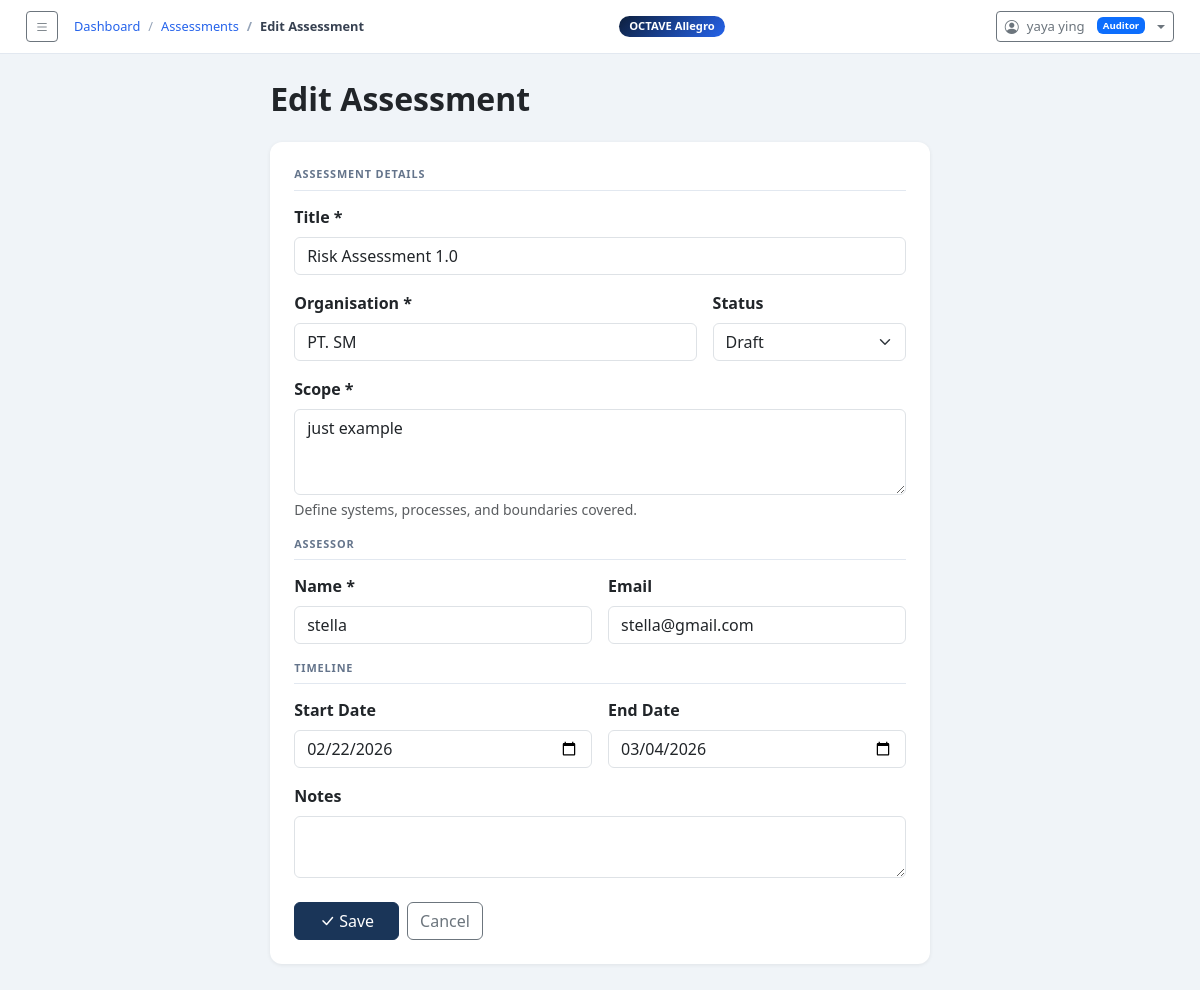
The page /assessments/1/edit/ (signed in) on the database its author committed.
### octave_app/models.py (models this page shows, shortened)
class Assessment(models.Model):
    STATUS_CHOICES = [
        ('draft',       'Draft'),
        ('in_progress', 'In Progress'),
        ('completed',   'Completed'),
    ]
    owner            = models.ForeignKey(User, on_delete=models.SET_NULL, null=True, blank=True,
                           related_name='assessments',
                           help_text='Auditor responsible for this assessment.')
    assigned_auditee = models.ForeignKey(User, on_delete=models.SET_NULL, null=True, blank=True,
                           related_name='assigned_assessments',
                           help_text='Auditee organization being assessed.')
    title          = models.CharField(max_length=255)
    organization   = models.CharField(max_length=255)
    scope          = models.TextField(help_text='Describe the scope and boundaries of this assessment.')
    assessor_name  = models.CharField(max_length=255)
    assessor_email = models.EmailField(blank=True)
    start_date     = models.DateField(default=timezone.now)
    end_date       = models.DateField(null=True, blank=True)
    status         = models.CharField(max_length=20, choices=STATUS_CHOICES, default='draft')
    notes          = models.TextField(blank=True)
    created_at     = models.DateTimeField(default=timezone.now)
    updated_at     = models.DateTimeField(auto_now=True)
    class Meta:
        ordering = ['-created_at']

### octave_app/views.py (the view)
# urls.py: path('assessments/<int:pk>/edit/',            views.assessment_update,  name='assessment_update'),
@login_required
@auditor_required
def assessment_update(request, pk):
    a = get_object_or_404(Assessment, pk=pk, owner=request.user)
    form = AssessmentForm(request.POST or None, instance=a)
    if form.is_valid():
        form.save()
        messages.success(request, 'Assessment updated.')
        return redirect('assessment_detail', pk=pk)
    return render(request, 'octave_app/assessment_form.html',
                  {'form': form, 'page_title': 'Edit Assessment', 'btn': 'Save', 'assessment': a})

### octave_app/forms.py
class AssessmentForm(forms.ModelForm):
    class Meta:
        model  = Assessment
        fields = ['title', 'organization', 'scope', 'assessor_name', 'assessor_email',
                  'start_date', 'end_date', 'status', 'notes']
        widgets = {
            'title':          forms.TextInput(attrs={**W, 'placeholder': 'e.g. 2025 Risk Assessment'}),
            'organization':   forms.TextInput(attrs=W),
            'scope':          forms.Textarea(attrs={**TA, 'placeholder': 'Define scope, systems, boundaries…'}),
            'assessor_name':  forms.TextInput(attrs=W),
            'assessor_email': forms.EmailInput(attrs=W),
            'start_date':     forms.DateInput(attrs={**W, 'type': 'date'}),
            'end_date':       forms.DateInput(attrs={**W, 'type': 'date'}),
            'status':         forms.Select(attrs=S),
            'notes':          forms.Textarea(attrs=TA2),
        }

### octave_app/context_processors.py (called while the page is built)
def sidebar_ctx(request):
    return {'octave_steps': OCTAVE_STEPS}

### octave_app/views.py (called while the page is built)
def auditor_required(view_func):
    @wraps(view_func)
    def wrapper(request, *args, **kwargs):
        if not request.user.is_authenticated:
            return redirect('login')
        try:
            if request.user.profile.role != 'auditor':
                messages.error(request, 'Access denied. Only Auditors can perform this action.')
                return redirect('dashboard')
        except UserProfile.DoesNotExist:
            messages.error(request, 'No profile found.')
            return redirect('dashboard')
        return view_func(request, *args, **kwargs)
    return wrapper

### octave_app/templates/octave_app/assessment_form.html (shortened to what this page needs)
{% extends 'octave_app/base.html' %}
{% block breadcrumb %}
<li class="breadcrumb-item"><a href="{% url 'dashboard' %}">Dashboard</a></li>
<li class="breadcrumb-item"><a href="{% url 'assessment_list' %}">Assessments</a></li>
<li class="breadcrumb-item active">{{ page_title }}</li>
{% endblock %}
{% block content %}
<div class="row justify-content-center">
  <div class="col-lg-7">
    <div class="d-flex align-items-center gap-3 mb-4">
      <h2 class="fw-bold mb-0">{{ page_title }}</h2>
    </div>
    <div class="card">
      <div class="card-body p-4">
        <form method="post" novalidate>{% csrf_token %}
          <p class="sec-label">Assessment Details</p>
          <div class="row g-3 mb-3">
            <div class="col-12"><label class="form-label fw-semibold">Title *</label>{{ form.title }}{% if form.title.errors %}<div class="text-danger small">{{ form.title.errors.0 }}</div>{% endif %}</div>
            <div class="col-md-8"><label class="form-label fw-semibold">Organisation *</label>{{ form.organization }}</div>
            <div class="col-md-4"><label class="form-label fw-semibold">Status</label>{{ form.status }}</div>
            <div class="col-12"><label class="form-label fw-semibold">Scope *</label>{{ form.scope }}<div class="form-text">Define systems, processes, and boundaries covered.</div></div>
          </div>
          <p class="sec-label mt-3">Assessor</p>
          <div class="row g-3 mb-3">
            <div class="col-md-6"><label class="form-label fw-semibold">Name *</label>{{ form.assessor_name }}</div>
            <div class="col-md-6"><label class="form-label fw-semibold">Email</label>{{ form.assessor_email }}</div>
          </div>
          <p class="sec-label mt-3">Timeline</p>
          <div class="row g-3 mb-4">
            <div class="col-md-6"><label class="form-label fw-semibold">Start Date</label>{{ form.start_date }}</div>
            <div class="col-md-6"><label class="form-label fw-semibold">End Date</label>{{ form.end_date }}</div>
            <div class="col-12"><label class="form-label fw-semibold">Notes</label>{{ form.notes }}</div>
          </div>
          <div class="d-flex gap-2">
            <button type="submit" class="btn btn-primary px-4"><i class="bi bi-check-lg me-1"></i>{{ btn }}</button>
            <a href="{% url 'assessment_list' %}" class="btn btn-outline-secondary">Cancel</a>
          </div>
        </form>
      </div>
    </div>
  </div>
</div>
{% endblock %}

### octave_app/templates/octave_app/base.html (shortened to what this page needs)
<!DOCTYPE html>
<html lang="en">
<head>
  <link href="https://cdn.jsdelivr.net/npm/bootstrap@5.3.2/dist/css/bootstrap.min.css" rel="stylesheet">
  <link href="https://cdn.jsdelivr.net/npm/bootstrap-icons@1.11.3/font/bootstrap-icons.css" rel="stylesheet">
</head>
<body>
<div class="main full">
  <div class="topbar">
    <div class="d-flex align-items-center gap-3">
      <button class="btn btn-sm btn-outline-secondary" id="toggleSidebar">
        <i class="bi bi-list"></i>
      </button>
      <nav aria-label="breadcrumb">
        <ol class="breadcrumb">
          {% block breadcrumb %}<li class="breadcrumb-item active">Dashboard</li>{% endblock %}
        </ol>
      </nav>
    </div>
    <span class="ws-badge">OCTAVE Allegro</span>
    {% if user.is_authenticated %}
    <div class="dropdown ms-3">
      <button class="btn btn-sm btn-outline-secondary dropdown-toggle d-flex align-items-center gap-2" type="button" data-bs-toggle="dropdown">
        <i class="bi bi-person-circle"></i>
        <span style="font-size:.82rem">{{ user.get_full_name|default:user.username }}</span>
        {% with role=user.profile.role %}
        {% if role == 'admin' %}<span class="badge bg-danger ms-1" style="font-size:.6rem">Admin</span>
        {% elif role == 'auditor' %}<span class="badge bg-primary ms-1" style="font-size:.6rem">Auditor</span>
        {% else %}<span class="badge bg-secondary ms-1" style="font-size:.6rem">Auditee</span>{% endif %}
        {% endwith %}
      </button>
    </div>
    {% endif %}
  </div>
  <div class="content">
    {% block content %}{% endblock %}
  </div>
</div>
</body>
</html>

### octave_app/templates/octave_app/base.html (style rules this page uses)
:root { --navy:#0d1f3c;--navy2:#1a3558;--accent:#2563eb;--sidebar:270px }
body { background:#f0f4f8;font-family:'Segoe UI',system-ui,sans-serif }
.main { margin-left:var(--sidebar); min-height:100vh; display:flex; flex-direction:column; transition:margin-left .3s ease; }
.main.full { margin-left:0 !important; }
.topbar { background:#fff;border-bottom:1px solid #e2e8f0;padding:11px 26px;position:sticky;top:0;z-index:100;display:flex;align-items:center;justify-content:space-between }
.topbar .breadcrumb { margin:0;font-size:.8rem }
.topbar .breadcrumb-item a { color:var(--accent);text-decoration:none }
.topbar .breadcrumb-item.active { color:#374151;font-weight:600 }
.topbar .breadcrumb-item+.breadcrumb-item::before { color:#94a3b8 }
.content { padding:26px;flex:1 }
.card { border:none;border-radius:12px;box-shadow:0 1px 4px rgba(0,0,0,.07) }
.ws-badge { background:linear-gradient(135deg,var(--navy),var(--accent));color:#fff;border-radius:16px;padding:2px 10px;font-size:.7rem;font-weight:700 }
.sec-label { font-size:.68rem;text-transform:uppercase;letter-spacing:.08em;color:#64748b;font-weight:700;border-bottom:1px solid #e2e8f0;padding-bottom:7px;margin-bottom:14px }
.btn-primary { background:var(--navy2);border-color:var(--navy2) }

### rows shown on the page
Assessment: title "Risk Assessment 1.0", organization "PT. SM", status "Draft", scope "just example", assessor_name "stella", assessor_email "stella@gmail.com", start_date "02/22/2026", end_date "03/04/2026"

### other values the page prints
{{ page_title }} "Edit Assessment"
{{ user.get_full_name|default:user.username }} "yaya ying"
{{ btn }} "Save"
